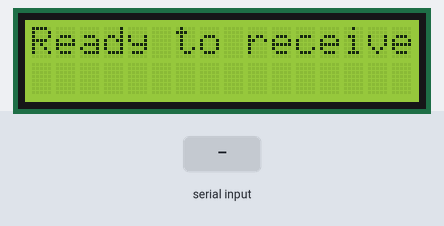
Bench run of a sketch on a simulated Arduino Uno, built with avr-gcc and run on an emulated ATmega328P. Shown: 16×2 character LCD. The test bench sets the inputs (shaded band). What the sketch prints to the serial monitor is not drawn.

Above: at 1.2 s.
1.3 s: "1\n" received over Serial
At 2.3 s:
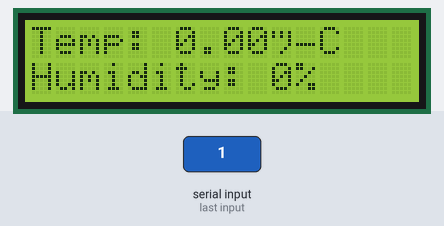
Timing chart, 0 to 4.3 s (numbered marks = the images above; inputs shaded):
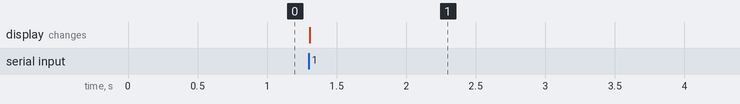

Measured:
- after the input at 1.3 s, the display: changes at once (image 1)

The sketch:

Uno.ino
```cpp
#include "LiquidCrystal.h"
#include <ArduinoJson.h>

#define LCD_RS 12
#define LCD_E  11
#define LCD_D4 5
#define LCD_D5 4
#define LCD_D6 3
#define LCD_D7 2

LiquidCrystal lcd(LCD_RS, LCD_E, LCD_D4, LCD_D5, LCD_D6, LCD_D7);

void setup() {
  Serial.begin(115200);
  lcd.begin(16, 2);
  lcd.clear();

  // Petit message de test
  lcd.setCursor(0, 0);
  lcd.print("Hello, UNO R3 1.0!");
  lcd.setCursor(0, 1);
  lcd.print("Mode 4 bits OK");

  while (!Serial) {}

  Serial.println("Arduino is ready to receive data...");
  lcd.clear();
  lcd.setCursor(0, 0);
  lcd.print("Ready to receive");
}

void loop() {
  if (Serial.available() > 0) {
    String incomingData = Serial.readStringUntil('\n');
    incomingData.trim();

    Serial.print("Received: ");
    Serial.println(incomingData);

    StaticJsonDocument<200> doc;

    DeserializationError error = deserializeJson(doc, incomingData);
    if (error) {
      Serial.print("deserializeJson() failed: ");
      Serial.println(error.f_str());
      return;
    }

    float temperature = doc["temp"];
    int humidity = doc["humidity"];
    const char* status = doc["status"];

    lcd.clear();
    lcd.setCursor(0, 0);
    lcd.print("Temp: ");
    lcd.print(temperature);
    lcd.print("°C");

    lcd.setCursor(0, 1);
    lcd.print("Humidity: ");
    lcd.print(humidity);
    lcd.print("%");
  }
}
```
